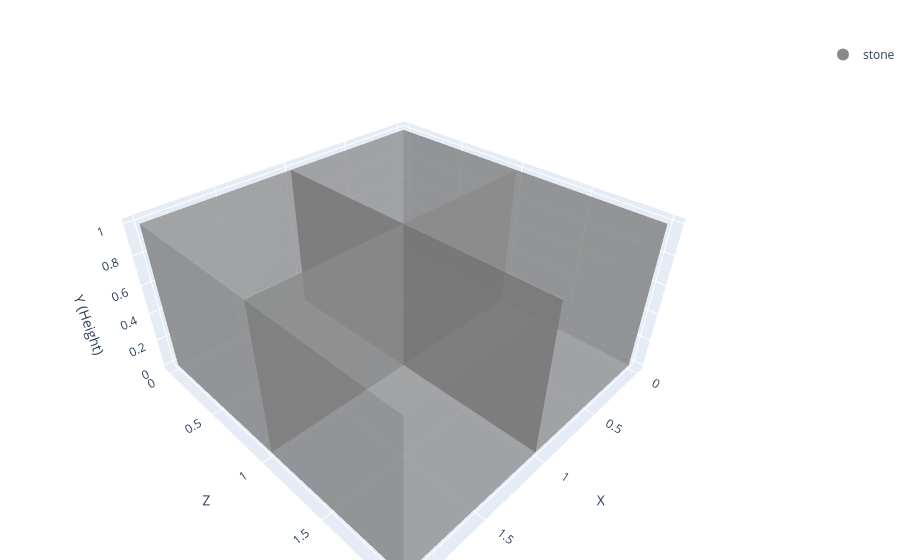

Notebook code for this chart:
### Markdown cell above
# Function: `is_ground_connected`

### Code cell
from eval_code.physical_plausibility import is_ground_connected

coords = [
    {"x": 0, "y": 0, "z": 0, "material": "stone"},
    {"x": 0, "y": 0, "z": 1, "material": "stone"},
    {"x": 1, "y": 0, "z": 0, "material": "stone"},
    {"x": 1, "y": 0, "z": 1, "material": "stone"},
]

assert True == is_ground_connected(coords)
plotly_blocks.plot(coords)

### Figure 1 — Plotly figure (JSON) as saved in the notebook; plotly's stock layout.template omitted (floating-point values rounded to 4 significant figures)
{"data": [{"facecolor": ["#888888", "#888888", "#888888", "#888888", "#888888", "#888888", "#888888", "#888888", "#888888", "#888888", "#888888", "#888888", "#888888", "#888888", "#888888", "#888888", "#888888", "#888888", "#888888", "#888888", "#888888", "#888888", "#888888", "#888888", "#888888", "#888888", "#888888", "#888888", "#888888", "#888888", "#888888", "#888888", "#888888", "#888888", "#888888", "#888888", "#888888", "#888888", "#888888", "#888888", "#888888", "#888888", "#888888", "#888888", "#888888", "#888888", "#888888", "#888888"], "flatshading": true, "i": [0, 0, 4, 4, 0, 0, 2, 2, 1, 1, 0, 0, 8, 8, 12, 12, 8, 8, 10, 10, 9, 9, 8, 8, 16, 16, 20, 20, 16, 16, 18, 18, 17, 17, 16, 16, 24, 24, 28, 28, 24, 24, 26, 26, 25, 25, 24, 24], "j": [1, 2, 5, 6, 1, 5, 3, 7, 2, 6, 3, 7, 9, 10, 13, 14, 9, 13, 11, 15, 10, 14, 11, 15, 17, 18, 21, 22, 17, 21, 19, 23, 18, 22, 19, 23, 25, 26, 29, 30, 25, 29, 27, 31, 26, 30, 27, 31], "k": [2, 3, 6, 7, 5, 4, 7, 6, 6, 5, 7, 4, 10, 11, 14, 15, 13, 12, 15, 14, 14, 13, 15, 12, 18, 19, 22, 23, 21, 20, 23, 22, 22, 21, 23, 20, 26, 27, 30, 31, 29, 28, 31, 30, 30, 29, 31, 28], "opacity": 0.5, "type": "mesh3d", "x": [0, 1, 1, 0, 0, 1, 1, 0, 0, 1, 1, 0, 0, 1, 1, 0, 1, 2, 2, 1, 1, 2, 2, 1, 1, 2, 2, 1, 1, 2, 2, 1], "y": [0, 0, 0, 0, 1, 1, 1, 1, 1, 1, 1, 1, 2, 2, 2, 2, 0, 0, 0, 0, 1, 1, 1, 1, 1, 1, 1, 1, 2, 2, 2, 2], "z": [0, 0, 1, 1, 0, 0, 1, 1, 0, 0, 1, 1, 0, 0, 1, 1, 0, 0, 1, 1, 0, 0, 1, 1, 0, 0, 1, 1, 0, 0, 1, 1]}, {"marker": {"color": "#888888", "size": 8}, "mode": "markers", "name": "stone", "showlegend": true, "type": "scatter3d", "x": [null], "y": [null], "z": [null]}], "layout": {"legend": {"itemsizing": "constant"}, "margin": {"b": 0, "l": 0, "r": 0, "t": 40}, "scene": {"aspectmode": "data", "xaxis": {"title": {"text": "X"}}, "yaxis": {"title": {"text": "Z"}}, "zaxis": {"title": {"text": "Y (Height)"}}}, "title": {"text": ""}}}
